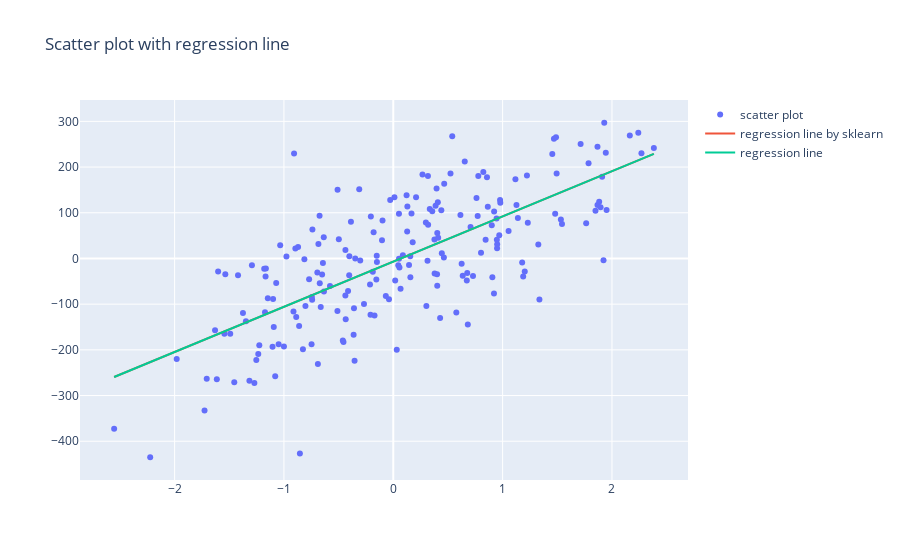

This figure's notebook cell:
### Code cell
X_plot = np.linspace(np.min(X), np.max(X), num=100).reshape((-1,1))
y_plot = regressor.predict(X_plot)
y_plot_skl = skl_regressor.predict(X_plot)
fig = go.Figure(layout={'title': 'Scatter plot with regression line'})
fig.add_trace(go.Scatter(x=X.ravel(), y=y, mode='markers', name='scatter plot'))
fig.add_trace(go.Scatter(x=X_plot.ravel(), y=y_plot_skl, mode='lines', name='regression line by sklearn'))
fig.add_trace(go.Scatter(x=X_plot.ravel(), y=y_plot, mode='lines', name='regression line'))
fig.show()
